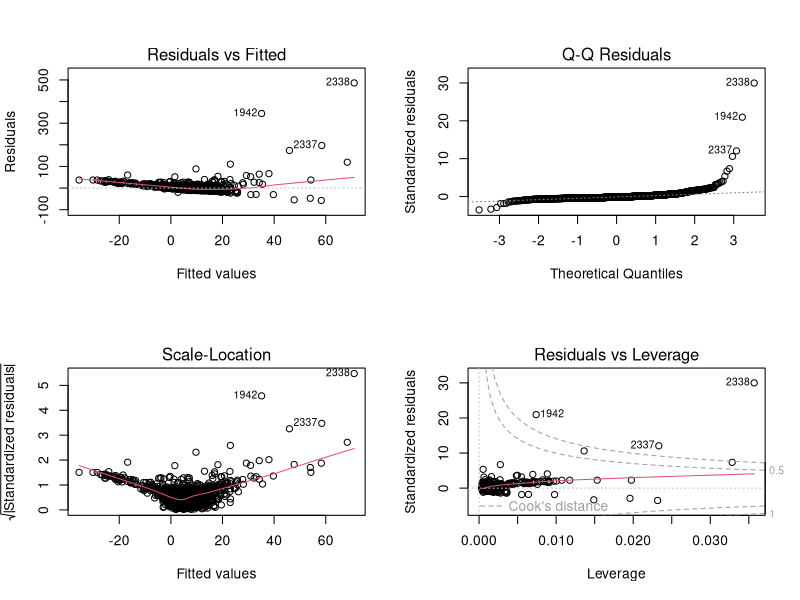

Write R code to recreate this figure.
# ================================
# Phase 3: Modeling & Interpretation
# ================================

# Load required libraries
library(tidyverse)
# ??? Set correct working directory
setwd("C:/Users/SURFACE PRO4/OneDrive/Desktop/Documents/Data_Science")

# Check it
getwd()
# Load cleaned dataset from Phase 1
data <- read_csv("GroupTask_Phase3/data/combined_data_cleaned.csv")

# View data structure
str(data)

# Preview data
head(data)
# Remove rows with missing inflation or interest rate
model_data <- data %>%
  select(country, year, inflation, interest_rate) %>%
  drop_na()

# Check remaining rows
nrow(model_data)
# Linear Regression Model
model <- lm(inflation ~ interest_rate, data = model_data)

# Model summary
summary(model)

# ================================
# Diagnostic Plots
# ================================
par(mfrow = c(2, 2))  # 2x2 layout
plot(model)
par(mfrow = c(1, 1))  # Reset layout